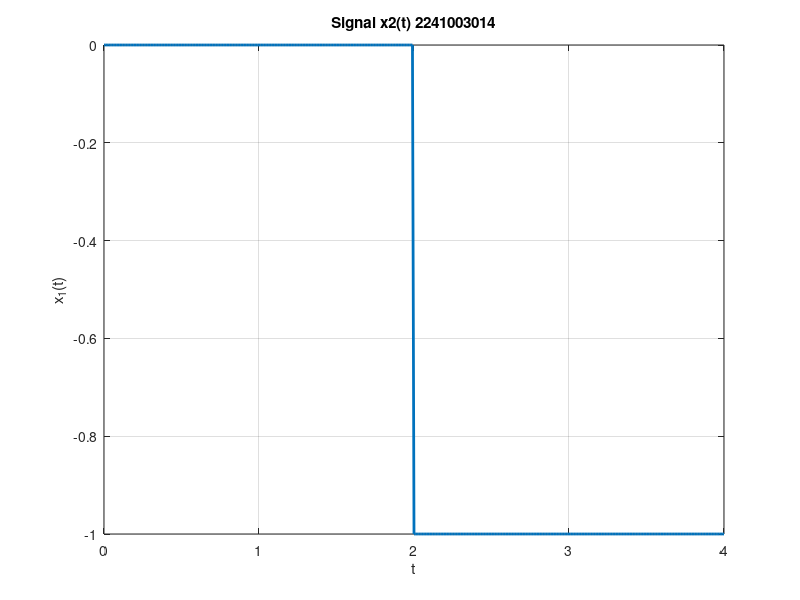

The MATLAB source for this figure:
clc;
clear all;
close all;


% Composite 1
t = 0:0.01:4;


% x1
x1 = (t >= 0) - (t >= 2) -(t>=-2);

% PLOT
figure;
plot(t, x1, 'LineWidth', 2);
xlabel('t');
ylabel('x_1(t)');
title('Signal x2(t) 2241003014');
grid on;




